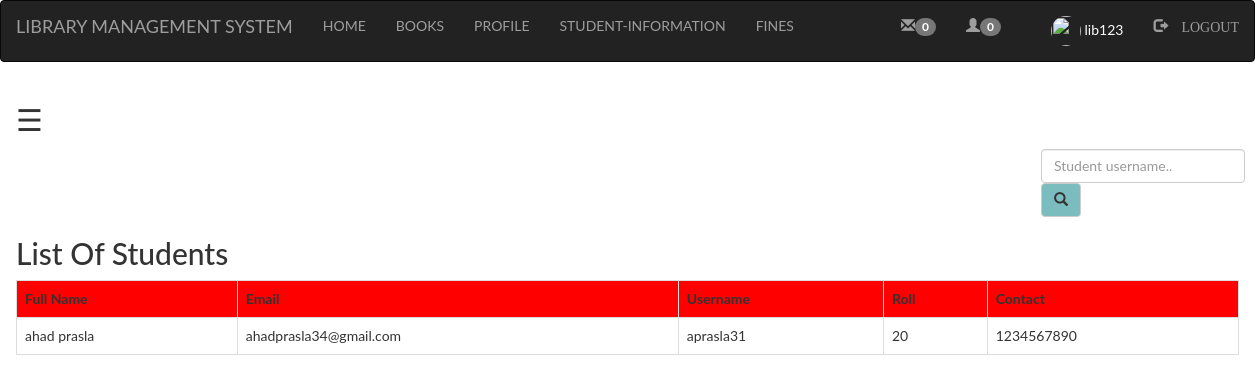
The page /Admin/student.php (signed in) on the database its author committed.
### tables this page shows
CREATE TABLE `student` (
  `fullname` varchar(100) NOT NULL,
  `email` varchar(100) NOT NULL,
  `username` varchar(100) NOT NULL,
  `password` varchar(100) NOT NULL,
  `roll` int(225) NOT NULL,
  `contact` int(100) NOT NULL,
  `pic` varchar(100) NOT NULL
);

### Admin/student.php (the view, shortened to what this page needs)
<?php
  include "navbar.php";
?>
<!DOCTYPE html>
<html>
<head>
	<link rel="stylesheet" href="https://maxcdn.bootstrapcdn.com/bootstrap/3.3.7/css/bootstrap.min.css">
</head>
<body>
<div id="main">
  <span style="font-size:30px;cursor:pointer" onclick="openNav()">&#9776; </span>
	<div class="srch">
		<form class="navbar-form" method="post" name="form1">
				<input class="form-control" type="text" name="search" placeholder="Student username.." required="">
				<button style="background-color: #6db6b9e6;" type="submit" name="submit" class="btn btn-default">
					<span class="glyphicon glyphicon-search"></span>
				</button>
		</form>
	</div>
	<h2>List Of Students</h2>
	<?php
		if(isset($_POST['submit']))
		{
			$q=mysqli_query($db,"SELECT fullname,email,username,roll,contact FROM `student` where username like '%$_POST[search]%' ");
			if(mysqli_num_rows($q)==0)
			{
				echo "Sorry! No student found with that username. Try searching again.";
			}
			else
			{
				echo "<table class='table table-bordered table-hover' >";
			  echo "<tr style='background-color: red;'>";
				echo "<th>"; echo "Full Name";	echo "</th>";
				echo "<th>"; echo "Email";  echo "</th>";
				echo "<th>"; echo "Username";  echo "</th>";
				echo "<th>"; echo "Roll";  echo "</th>";
				echo "<th>"; echo "Contact";  echo "</th>";
			echo "</tr>";
			while($row=mysqli_fetch_assoc($q))
			{
				echo "<tr>";
				echo "<td>"; echo $row['fullname']; echo "</td>";
				echo "<td>"; echo $row['email']; echo "</td>";
				echo "<td>"; echo $row['username']; echo "</td>";
				echo "<td>"; echo $row['roll']; echo "</td>";
				echo "<td>"; echo $row['contact']; echo "</td>";
				echo "</tr>";
			}
		echo "</table>";
			}
		}
		else
		{
			$res=mysqli_query($db,"SELECT fullname,email,username,roll,contact FROM `student`;");
		echo "<table class='table table-bordered table-hover' >";
			echo "<tr style='background-color: red;'>";
				echo "<th>"; echo "Full Name";	echo "</th>";
				echo "<th>"; echo "Email";  echo "</th>";
				echo "<th>"; echo "Username";  echo "</th>";
				echo "<th>"; echo "Roll";  echo "</th>";
				echo "<th>"; echo "Contact";  echo "</th>";
			echo "</tr>";
			while($row=mysqli_fetch_assoc($res))
			{
				echo "<tr>";
				echo "<td>"; echo $row['fullname']; echo "</td>";
				echo "<td>"; echo $row['email']; echo "</td>";
				echo "<td>"; echo $row['username']; echo "</td>";
				echo "<td>"; echo $row['roll']; echo "</td>";
				echo "<td>"; echo $row['contact']; echo "</td>";
				echo "</tr>";
			}
		echo "</table>";
		}
	?>
</body>
</html>

### Admin/style.css (style rules this page uses)
html, body, div, span, object, iframe, h1, h2, h3, h4, h5, h6, p, blockquote, pre, abbr, address, cite, code, del, dfn, em, img, ins, kbd, q, samp, small, strong, sub, sup, var, b, i, dl, dt, dd, ol, ul, li, fieldset, form, label, legend, table, caption, tbody, tfoot, thead, tr, th, td, article, aside, canvas, details, figcaption, figure, footer, header, hgroup, menu, nav, section, summary, time, mark, audio, video { margin:0; padding:; border:0; outline:0; font-size:100%; vertical-align:baseline; background:transparent; }
body { line-height:1; }
table { border-collapse:collapse; border-spacing:0; }
input, select { vertical-align:middle; }
input { height: 25px; width: 300px; }

### Admin/student.php (style rules this page uses)
.srch { padding-left: 1010px; }
body { font-family: "Lato", sans-serif; transition: background-color .5s; }
#main { transition: margin-left .5s; padding: 16px; }

### rows shown on the page
student: fullname "ahad prasla", email "ahadprasla34@gmail.com", username "aprasla31", roll "20", contact "1234567890"

### other values the page prints
$a['total'] "0"
$_SESSION['login_user'] "lib123"
